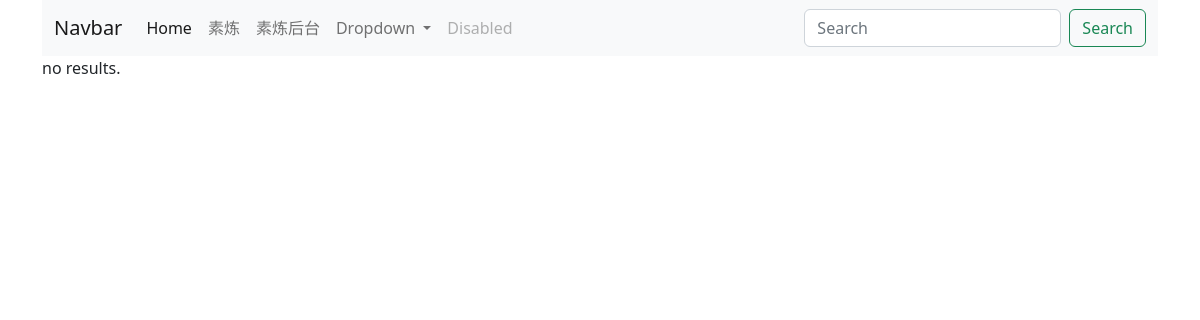
/mixb/, run on an earlier commit of the app's database.
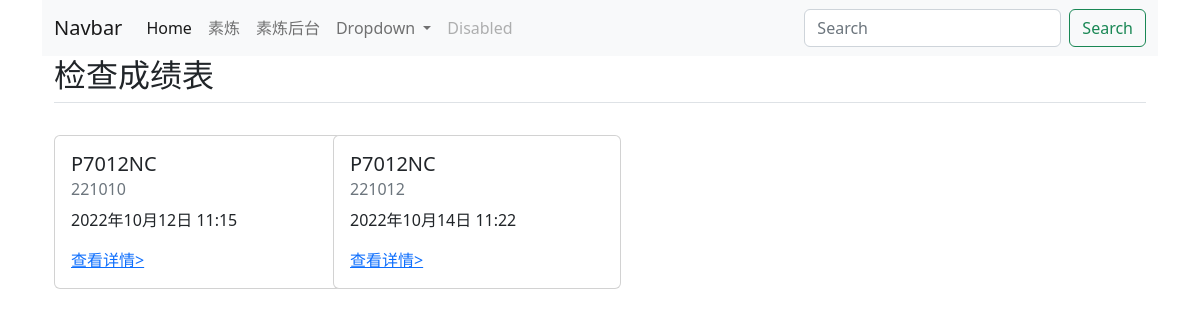
And on a later commit of the database.
### mixb/models.py (models this page shows, shortened)
class Schedule(models.Model):
    lot = models.IntegerField(verbose_name='批号')
    item = models.ForeignKey(Item, on_delete=models.CASCADE, verbose_name='品名')
    batch = models.IntegerField(verbose_name='回数')
    packages = models.IntegerField(verbose_name='框数')
    mix_a_lot = models.CharField(max_length=6, blank=True, verbose_name='A炼批号')
    mix_b_lot = models.CharField(max_length=6, blank=True, verbose_name='B炼批号')
    notes = models.CharField(max_length=255, blank=True, verbose_name='备注')
    created_time = models.DateTimeField(auto_created=True, verbose_name='添加时间')
    etd = models.DateField(blank=True, verbose_name='发货日')
    class Meta:
        verbose_name = verbose_name_plural = '计划'

class Item(models.Model):
    ROTORS = [
        (0, 'ML'),
        (1, 'Ms'),
    ]
    PULL_PERCENT = [
        (0, '300'),
        (1, '100'),
        (2, '50'),
    ]
    PULL_UNIT = [
        (0, 'kgf/cm2'),
        (1, 'Mpa'),
    ]
    customer = models.ForeignKey(Customer, on_delete=models.PROTECT, verbose_name='客户')
    name = models.CharField(max_length=255, verbose_name='品名')
    rotor = models.IntegerField(choices=ROTORS, default=0, verbose_name='转子')
    mv_temperature = models.IntegerField(default=125, blank=True, verbose_name='门尼温度')
    mv_duration = models.CharField(max_length=20, default='1+4', verbose_name='门尼时间')
    scorch_temperature = models.IntegerField(default=125, null=True, blank=True, verbose_name='焦烧温度')
    scorch_type = models.CharField(max_length=20, default='T=5', verbose_name='焦烧类型')
    mdr_temperature = models.IntegerField(null=True, blank=True, verbose_name='MDR温度')
    mdr_duration = models.FloatField(null=True, blank=True, verbose_name='MDR时间')
    vulcanization_temperature = models.IntegerField(null=True, blank=True, verbose_name='硫化温度')
    vulcanization_disc_duration = models.FloatField(null=True, blank=True, verbose_name='圆片时间')
    vulcanization_square_duration = models.FloatField(null=True, blank=True, verbose_name='方片时间')
    m_percent_type = models.IntegerField(choices=PULL_PERCENT, default=0, verbose_name='M%数值')
    m_percent_unit = models.IntegerField(choices=PULL_UNIT, default=0, verbose_name='M%单位')
    tb_unit = models.IntegerField(choices=PULL_UNIT, default=0, verbose_name='TB单位')
    mv = models.CharField(max_length=255, null=True, blank=True, verbose_name='门尼')
    mv_min = models.FloatField(null=True, blank=True, verbose_name='MV最小值')
    mv_max = models.FloatField(null=True, blank=True, verbose_name='MV最大值')
    scorch_min = models.FloatField(null=True, blank=True, verbose_name='焦烧最小值')
    scorch_max = models.FloatField(null=True, blank=True, verbose_name='焦烧最大值')
    fmin_min = models.FloatField(null=True, blank=True, verbose_name='Fmin最小值')
    fmin_max = models.FloatField(null=True, blank=True, verbose_name='Fmin最大值')
    fmax_min = models.FloatField(null=True, blank=True, verbose_name='Fmax最小值')
    fmax_max = models.FloatField(null=True, blank=True, verbose_name='Fmax最大值')
    t10_min = models.FloatField(null=True, blank=True, verbose_name='T10最小值')
    t10_max = models.FloatField(null=True, blank=True, verbose_name='T10最大值')
    t90_min = models.FloatField(null=True, blank=True, verbose_name='T90最小值')
    t90_max = models.FloatField(null=True, blank=True, verbose_name='T90最大值')
    sg_min = models.FloatField(null=True, blank=True, verbose_name='SG最小值')
    sg_max = models.FloatField(null=True, blank=True, verbose_name='SG最大值')
    hs_min = models.FloatField(null=True, blank=True, verbose_name='HS最小值')
    hs_max = models.FloatField(null=True, blank=True, verbose_name='HS最大值')
    m_percent_min = models.FloatField(null=True, blank=True, verbose_name='M%最小值')
    m_percent_max = models.FloatField(null=True, blank=True, verbose_name='M%最大值')
    tb_min = models.FloatField(null=True, blank=True, verbose_name='TB最小值')
    tb_max = models.FloatField(null=True, blank=True, verbose_name='TB最大值')
    eb_min = models.IntegerField(null=True, blank=True, verbose_name='EB最小值')
    eb_max = models.IntegerField(null=True, blank=True, verbose_name='EB最大值')
    def __str__(self):
        return self.name
    class Meta:
        verbose_name = verbose_name_plural = '品名清单'

### mixb/views.py (the view)
# urls.py: path('', views.index, name='index'),
def index(request):
    schedules = Schedule.objects.all()
    context = {
        'schedules': schedules
    }
    return render(request, 'mixb/index.html', context)

### mixb/templates/mixb/index.html
{% extends 'header.html' %}
{% block content %}
{% if schedules %}
<div class="container">
    <h2 class="pb-2 border-bottom">检查成绩表</h2>
    <div class="row">
        {% for schedule in schedules %}
        <div class="col-sm-3 mt-4">
            <div class="card" style="width: 18rem;">
                <div class="card-body">
                    <h5 class="card-title">{{ schedule.item }}</h5>
                    <h6 class="card-subtitle mb-2 text-muted">{{ schedule.lot }}</h6>
                    <p class="card-text">{{ schedule.created_time }}</p>
                    <a href="/mixb/{{ schedule.id }}/" class="card-link">查看详情></a>
                </div>
            </div>
        </div>
        {% endfor %}
    </div>
</div>
{% else %}
<p>no results.</p>
{% endif %}
{% endblock content %}

What changed in the data, as far as the page shows it:
added Schedule: item "P7012NC", lot "221010", created_time "2022年10月12日 11:15"
added Schedule: item "P7012NC", lot "221012", created_time "2022年10月14日 11:22"
Also different on the page:
text no longer shown: "no results."
text now shown: "检查成绩表"
